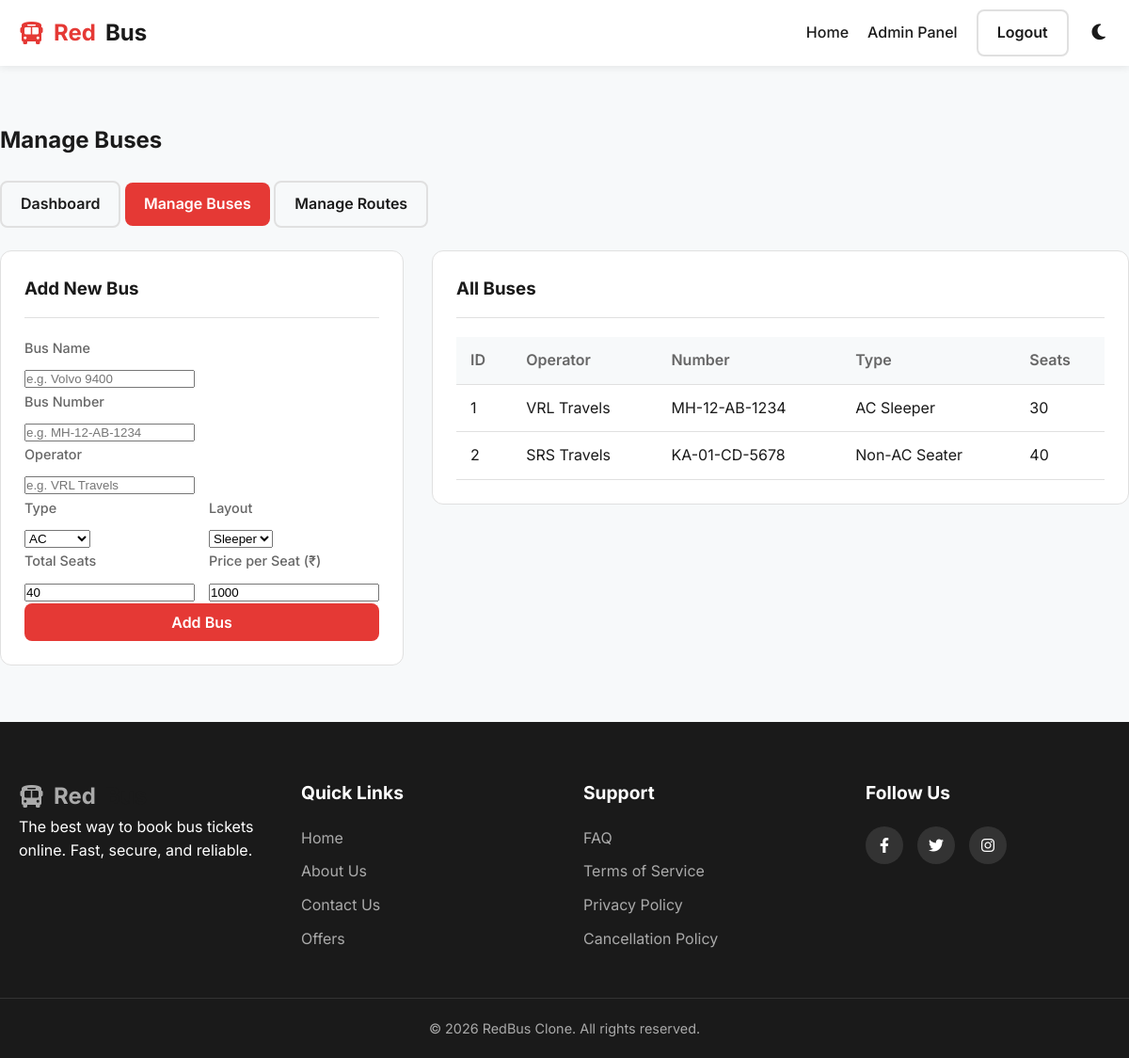
Page /admin/buses (signed in) on the committed database.
### tables this page shows
CREATE TABLE buses (
                id INTEGER PRIMARY KEY AUTOINCREMENT,
                name TEXT NOT NULL,
                number TEXT NOT NULL,
                operator TEXT NOT NULL,
                type TEXT NOT NULL, -- AC / Non-AC
                layout TEXT NOT NULL, -- Sleeper / Seater
                total_seats INTEGER NOT NULL,
                price_per_seat REAL NOT NULL,
                ratings REAL DEFAULT 0.0
            );

### app.py (the view, shortened to what this page needs)
@app.route('/admin/buses', methods=['GET', 'POST'])
@admin_required
def admin_buses():
    db = get_db()
    buses = db.execute("SELECT * FROM buses").fetchall()
    return render_template('admin_buses.html', buses=buses)

### app.py (called while the page is built)
def get_db():
    db = getattr(g, '_database', None)
    if db is None:
        db = g._database = sqlite3.connect(DATABASE)
        db.row_factory = sqlite3.Row
    return db

@app.teardown_appcontext
def close_connection(exception):
    db = getattr(g, '_database', None)
    if db is not None:
        db.close()

@app.before_request
def initialize_database():
    if not os.path.exists(DATABASE):
        init_db()
        print("Initialized database with seed data.")

def admin_required(f):
    @wraps(f)
    def decorated_function(*args, **kwargs):
        if 'user_id' not in session or session.get('role') != 'admin':
            flash('Admin privileges required.', 'danger')
            return redirect(url_for('index'))
        return f(*args, **kwargs)
    return decorated_function

@app.context_processor
def inject_user():
    user = None
    if 'user_id' in session:
        db = get_db()
        user = db.execute("SELECT * FROM users WHERE id = ?", (session['user_id'],)).fetchone()
    return dict(current_user=user)

### templates/admin_buses.html (shortened to what this page needs)
{% extends 'base.html' %}
{% block content %}
<div class="container section-padding">
    <div class="admin-header mb-4">
        <h2>Manage Buses</h2>
    </div>
    <div class="admin-nav mb-4">
        <a href="{{ url_for('admin_dashboard') }}" class="btn btn-outline">Dashboard</a>
        <a href="{{ url_for('admin_buses') }}" class="btn btn-primary">Manage Buses</a>
        <a href="{{ url_for('admin_routes') }}" class="btn btn-outline">Manage Routes</a>
    </div>
    <div class="admin-layout">
        <div class="admin-form-section">
            <div class="card">
                <h3>Add New Bus</h3>
                <form action="{{ url_for('admin_buses') }}" method="POST">
                    <div class="form-group">
                        <label>Bus Name</label>
                        <input type="text" name="name" required placeholder="e.g. Volvo 9400">
                    </div>
                    <div class="form-group">
                        <label>Bus Number</label>
                        <input type="text" name="number" required placeholder="e.g. MH-12-AB-1234">
                    </div>
                    <div class="form-group">
                        <label>Operator</label>
                        <input type="text" name="operator" required placeholder="e.g. VRL Travels">
                    </div>
                    <div class="form-row">
                        <div class="form-group">
                            <label>Type</label>
                            <select name="type" required>
                                <option value="AC">AC</option>
                            </select>
                        </div>
                        <div class="form-group">
                            <label>Layout</label>
                            <select name="layout" required>
                                <option value="Sleeper">Sleeper</option>
                            </select>
                        </div>
                    </div>
                    <div class="form-row">
                        <div class="form-group">
                            <label>Total Seats</label>
                            <input type="number" name="total_seats" required value="40">
                        </div>
                        <div class="form-group">
                            <label>Price per Seat (₹)</label>
                            <input type="number" name="price_per_seat" required value="1000">
                        </div>
                    </div>
                    <button type="submit" class="btn btn-primary btn-block">Add Bus</button>
                </form>
            </div>
        </div>
        <div class="admin-list-section">
            <div class="card">
                <h3>All Buses</h3>
                <div class="table-responsive">
                    <table class="admin-table">
                        <thead>
                            <tr>
                                <th>ID</th>
                                <th>Operator</th>
                                <th>Number</th>
                                <th>Type</th>
                                <th>Seats</th>
                            </tr>
                        </thead>
                        <tbody>
                            {% for bus in buses %}
                            <tr>
                                <td>{{ bus['id'] }}</td>
                                <td>{{ bus['operator'] }}</td>
                                <td>{{ bus['number'] }}</td>
                                <td>{{ bus['type'] }} {{ bus['layout'] }}</td>
                                <td>{{ bus['total_seats'] }}</td>
                            </tr>
                            {% endfor %}
                        </tbody>
                    </table>
                </div>
            </div>
        </div>
    </div>
</div>
{% endblock %}

### static/css/style.css (style rules this page uses)
:root { --primary-color: #e53935; --primary-hover: #c62828; --secondary-color: #2b32b2; --bg-color: #f7f9fa; --card-bg: #ffffff; --text-main: #1a1a1a; --text-muted: #666666; --border-color: #e0e0e0; --success-color: #4caf50; --danger-color: #f44336; --warning-color: #ff9800; --shadow-sm: 0 2px 8px rgba(0,0,0,0.08); --shadow-md: 0 4px 12px rgba(0,0,0,0.12); --shadow-lg: 0 10px 25px rgba(0,0,0,0.15); --border-radius: 12px; --font-family: 'Inter', sans-serif; --transition: all 0.3s ease; }
* { margin: 0; padding: 0; box-sizing: border-box; }
body { font-family: var(--font-family); background-color: var(--bg-color); color: var(--text-main); line-height: 1.6; transition: background-color 0.3s, color 0.3s; min-height: 100vh; display: flex; flex-direction: column; }
a { text-decoration: none; color: inherit; transition: var(--transition); }
.container { width: 100%; max-width: 1200px; margin: 0 auto; padding: 0 20px; }
.section-padding { padding: 60px 0; }
.mb-4 { margin-bottom: 1.5rem; }
.btn { display: inline-block; padding: 10px 20px; border-radius: 8px; font-weight: 600; cursor: pointer; border: none; outline: none; transition: var(--transition); font-family: inherit; font-size: 1rem; text-align: center; }
.btn-primary { background-color: var(--primary-color); color: white; }
.btn-outline { background-color: transparent; border: 2px solid var(--border-color); color: var(--text-main); }
.btn-block { display: block; width: 100%; }
.form-group { flex: 1; position: relative; }
.form-group label { display: block; margin-bottom: 8px; font-weight: 500; font-size: 0.9rem; color: var(--text-muted); }
.form-row { display: flex; gap: 15px; }
.form-row .form-group { flex: 1; }
.admin-layout { display: flex; gap: 30px; }
.admin-form-section { flex: 1; }
.admin-list-section { flex: 2; }
.card { background-color: var(--card-bg); border: 1px solid var(--border-color); border-radius: var(--border-radius); padding: 25px; }
.card h3 { margin-bottom: 20px; padding-bottom: 15px; border-bottom: 1px solid var(--border-color); }
.table-responsive { overflow-x: auto; }
.admin-table { width: 100%; border-collapse: collapse; }
.admin-table th, .admin-table td { padding: 12px 15px; text-align: left; border-bottom: 1px solid var(--border-color); }
.admin-table th { font-weight: 600; color: var(--text-muted); background-color: var(--bg-color); }

### rows in the picture
buses: id "1", operator "VRL Travels", number "MH-12-AB-1234", type "AC", layout "Sleeper", total_seats "30"
buses: id "2", operator "SRS Travels", number "KA-01-CD-5678", type "Non-AC", layout "Seater", total_seats "40"
